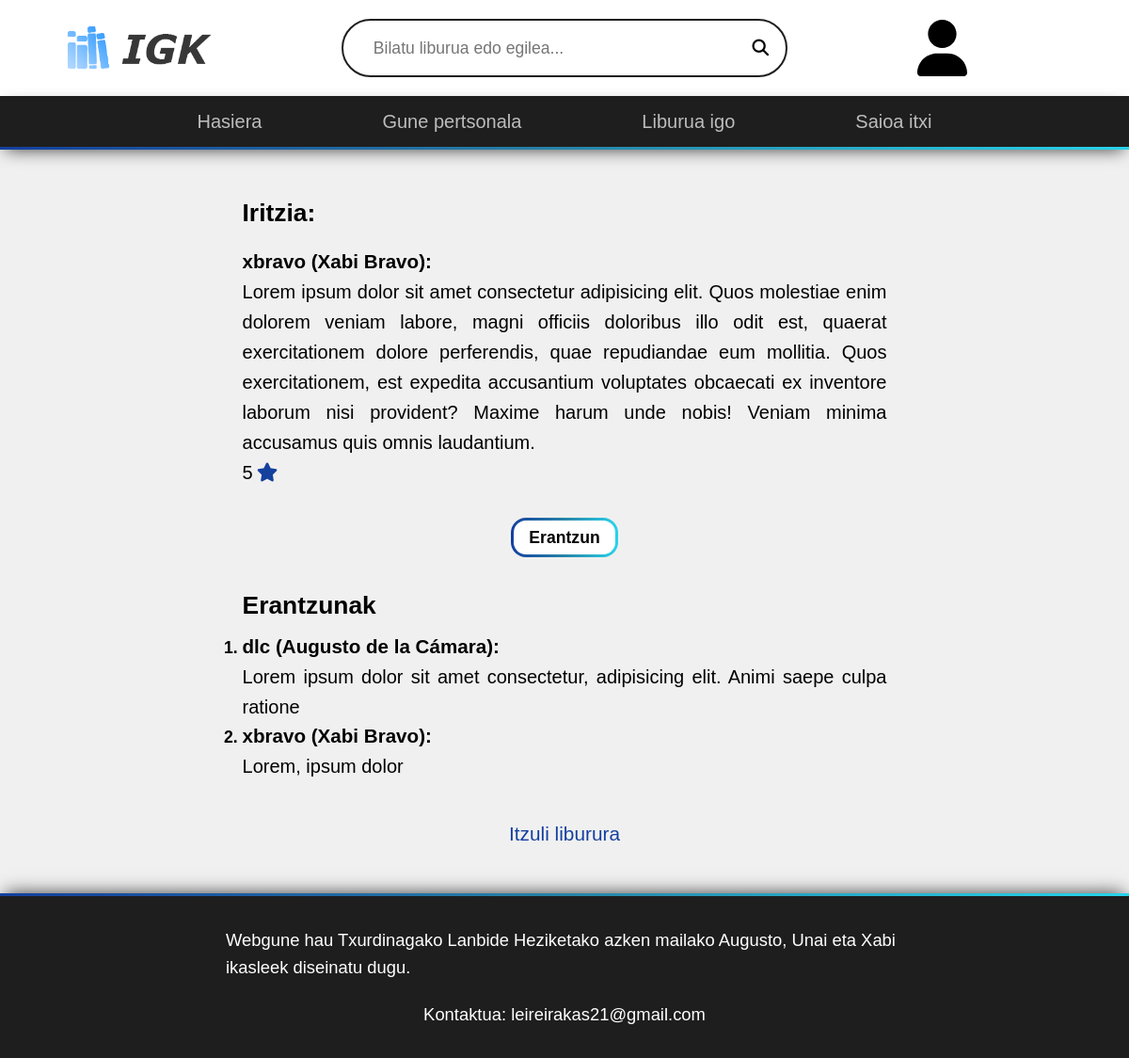
The app's page /iritzia/8 (signed in) with its own data.
### tables this page shows
create table if not exists cuenta (
  id int unsigned auto_increment primary key,
  nombre varchar(50) not null,
  apellido varchar(50) not null,
  apodo varchar(20) unique not null,
  rol enum('Admin', 'Irakasle', 'Ikasle') not null,
  activo boolean default false not null,
  pass varchar(100) not null,
  fecha_nacimiento date not null,
  correo varchar(100) not null,
  tel char(9),
  cod_clase char(8),
  id_centro int unsigned not null,
  foreign key (cod_clase) references clase(cod) on delete restrict,
  foreign key (id_centro) references centro(id) on delete restrict
);

create table if not exists review (
  id int unsigned auto_increment primary key,
  nota tinyint(1) unsigned not null,
  texto varchar(2295),
  edad_lector tinyint(2) unsigned not null,
  aceptado boolean default false not null,
  nombre_idioma varchar(30) not null,
  id_libro int unsigned not null,
  id_cuenta int unsigned not null,
  foreign key (nombre_idioma) references idioma(nombre) on delete restrict,
  foreign key (id_libro) references libro(id) on delete cascade,
  foreign key (id_cuenta) references cuenta(id) on delete cascade
);

create table if not exists respuesta (
  id int unsigned auto_increment primary key,
  texto varchar(765) not null,
  aceptado boolean default false not null,
  id_review int unsigned not null,
  id_cuenta int unsigned not null,
  foreign key (id_review) references review(id) on delete cascade,
  foreign key (id_cuenta) references cuenta(id) on delete cascade
);

### public/index.php (called while the page is built, shortened)
<?php
$page = getPage();
$ruta_elegida = '';
$cantidadSecciones = count($page);
switch ($cantidadSecciones) {
  case 2:
    if (in_array($page[0], ['liburua', 'iritzia', 'bilaketa'])) {
      $ruta_elegida = '../views/' . $page[0] . '.php';
    }
    break;
}
include_once $ruta_elegida;

### views/iritzia.php (the view, shortened to what this page needs)
<!DOCTYPE html>
<html lang='eu'>
<?php
$id_review = $busqueda;
include_once '../modules/db-config.php';
$review = $pdo->prepare('SELECT * FROM review WHERE id = :id;');
$review->execute(['id' => $id_review]);
$review = $review->fetch();
$respuestas = $pdo->prepare('SELECT * FROM respuesta where id_review = :id_review;');
$respuestas->execute(['id_review' => $review['id']]);
$respuestas = $respuestas->fetchAll();
$reviewer = $pdo->prepare('SELECT id, apodo, nombre, apellido FROM cuenta WHERE id = :id;');
$reviewer->execute(['id' => $review['id_cuenta']]);
$reviewer = $reviewer->fetch();
include_once '../templates/head.php';
?>
<body>
  <?php
  include_once '../templates/header.php';
  ?>
  <main class="flex-center-col main-form" id="main-respuestas">
    <section class="flex-center-col">
      <h1>Iritzia:</h1>
      <h3 id="reviewer">
        <?php
        echo $reviewer['apodo'];
        if ($_SESSION['usr']['rol'] !== 'Ikasle') {
          echo ' (' . $reviewer['nombre'] . ' ' . $reviewer['apellido'] . ')';
        }
        ?>:
      </h3>
      <p><?php echo $review['texto'] ?></p>
      <p class="nota"><?php echo $review['nota'] ?><i class="fa-solid fa-star"></i></p>
    </section>
    <div class="flex-stretch-row">
      <a href="/iritzia/<?php echo $review['id'] ?>/erantzun" class="btn">Erantzun</a>
    </div>
    <?php
    if (count($respuestas) > 0) {
    ?>
      <section>
        <h2>Erantzunak</h2>
        <ol class="flex-stretch-col" id="respuestas">
          <?php
          foreach ($respuestas as $respuesta) {
          ?>
            <li>
              <article class="repuesta">
                <h3 id="reviewer">
                  <?php
                  $cuenta = $pdo->prepare('SELECT id, apodo, nombre, apellido FROM cuenta WHERE id = :id;');
                  $cuenta->execute(['id' => $respuesta['id_cuenta']]);
                  $cuenta = $cuenta->fetch();
                  echo $cuenta['apodo'];
                  if ($_SESSION['usr']['rol'] !== 'Ikasle') {
                    echo ' (' . $cuenta['nombre'] . ' ' . $cuenta['apellido'] . ')';
                  }
                  ?>:
                </h3>
                <p><?php echo $respuesta['texto'] ?></p>
              </article>
            </li>
          <?php
          }
          ?>
        </ol>
      </section>
    <?php
    }
    ?>
    <a href="/liburua/<?php echo $review['id_libro'] ?>" class="volver">Itzuli liburura</a>
  </main>
  <?php
  include_once '../templates/footer.php';
  ?>
</body>
</html>

### public/src/style.css (style rules this page uses)
:root { --clr-fondo: #f0f0f0; --clr-transparente: #00000000; --clr-acento: #14409e; --clr-error: #ff3232; --clr-enlace: #807c7c; --clr-gris-claro: #d9d9d9; --clr-gris-oscuro: #1e1e1e; --clr-negro: #000000; --clr-blanco: #ffffff; --clr-gradiente-inicial: var(--clr-acento); --clr-gradiente-central: #2784a8; --clr-gradiente-final: #27d4eb; --clr-gradiente-inicial-transparente: #14409e42; --clr-gradiente-central-transparente: #2783a84c; --clr-gradiente-final-transparente: #27d4eb2f; --gradiente: linear-gradient(to right, var(--clr-gradiente-inicial), var(--clr-gradiente-central), var(--clr-gradiente-final)); --gradiente-transparente: linear-gradient( 120deg, transparent, var(--clr-gradiente-inicial-transparente), var(--clr-gradiente-central-transparente), var(--clr-gradiente-final-transparente), transparent ); --outline: var(--clr-acento) solid 0.3125rem; --borde-gradiente-radius: linear-gradient(var(--clr-blanco), var(--clr-blanco)) padding-box, var(--gradiente) border-box; --sombra-alrededor: 0 0rem 1.125rem -0.375rem rgba(0, 0, 0, 0.75); --sombra-superior: 0 -0.375rem 1.125rem -0.375rem rgba(0, 0, 0, 0.75); --sombra-inferior: 0 0.375rem 1.125rem -0.375rem rgba(0, 0, 0, 0.75); --transicion-rapida: 100ms ease-in-out; --transicion: 200ms ease-in-out; font-family: 'Inter', sans-serif; }
body { font-size: 1.1rem; background-color: var(--clr-fondo); overflow-y: scroll; display: flex; flex-direction: column; justify-content: center; align-items: stretch; }
h1 { margin-bottom: 1rem; }
h2 { margin-bottom: 0.5rem; }
p { font-size: 1.25rem; line-height: 1.6; }
.nota i { margin-left: 0.25rem; }
a, a:visited { text-decoration: underline 0.15rem var(--clr-transparente); transition: text-decoration var(--transicion); color: var(--clr-acento); }
main { flex-grow: 1; width: 75vw; margin-inline: auto; padding-block: 3rem; }
#main-libro, #main-personal, .main-form { gap: 2.5rem; }
#main-respuestas ol { list-style-type: decimal; }
#main-respuestas ol li, #main-respuestas h3 { font-weight: 600; }
#main-respuestas ol p { font-weight: 400; }
#main-libro #sinopsis, #opiniones, :is(#main-respuestas) > section { width: 70ch; text-align: justify; }
#main-respuestas > section { align-items: stretch; }
.flex-center-col { display: flex; flex-direction: column; justify-content: center; align-items: center; }
.flex-stretch-col { display: flex; flex-direction: column; justify-content: center; align-items: stretch; }
a.btn { color: var(--clr-negro); background: var(--borde-gradiente-radius); font-weight: 600; padding: 0.5rem 1rem; align-self: center; border: 3px solid transparent; border-radius: 1rem; position: relative; overflow: hidden; white-space: nowrap; }
.fa-star { color: var(--clr-acento); }
.volver { font-size: 1.3rem; font-weight: 450; }

### public/src/base.css (style rules this page uses)
ol, ul { list-style: none; }
body { min-height: 100vh; text-rendering: optimizeSpeed; line-height: 1.5; }

### records on screen
cuenta: apodo "xbravo", nombre "Xabi", apellido "Bravo"
review: texto "Lorem ipsum dolor sit amet consectetur adipisicing elit. Quos molestiae enim dolorem veniam labore, magni officiis doloribus illo odit est, quaerat exercitationem dolore perferendis, quae repudiandae eum mollitia. Quos exercitationem, est expedita accusantium voluptates obcaecati ex inventore laborum nisi provident? Maxime harum unde nobis! Veniam minima accusamus quis omnis laudantium.", nota "5"
respuesta: id_cuenta.apodo "dlc", id_cuenta.nombre "Augusto", id_cuenta.apellido "de la Cámara", texto "Lorem ipsum dolor sit amet consectetur, adipisicing elit. Animi saepe culpa ratione"
respuesta: id_cuenta.apodo "xbravo", id_cuenta.nombre "Xabi", id_cuenta.apellido "Bravo", texto "Lorem, ipsum dolor"
